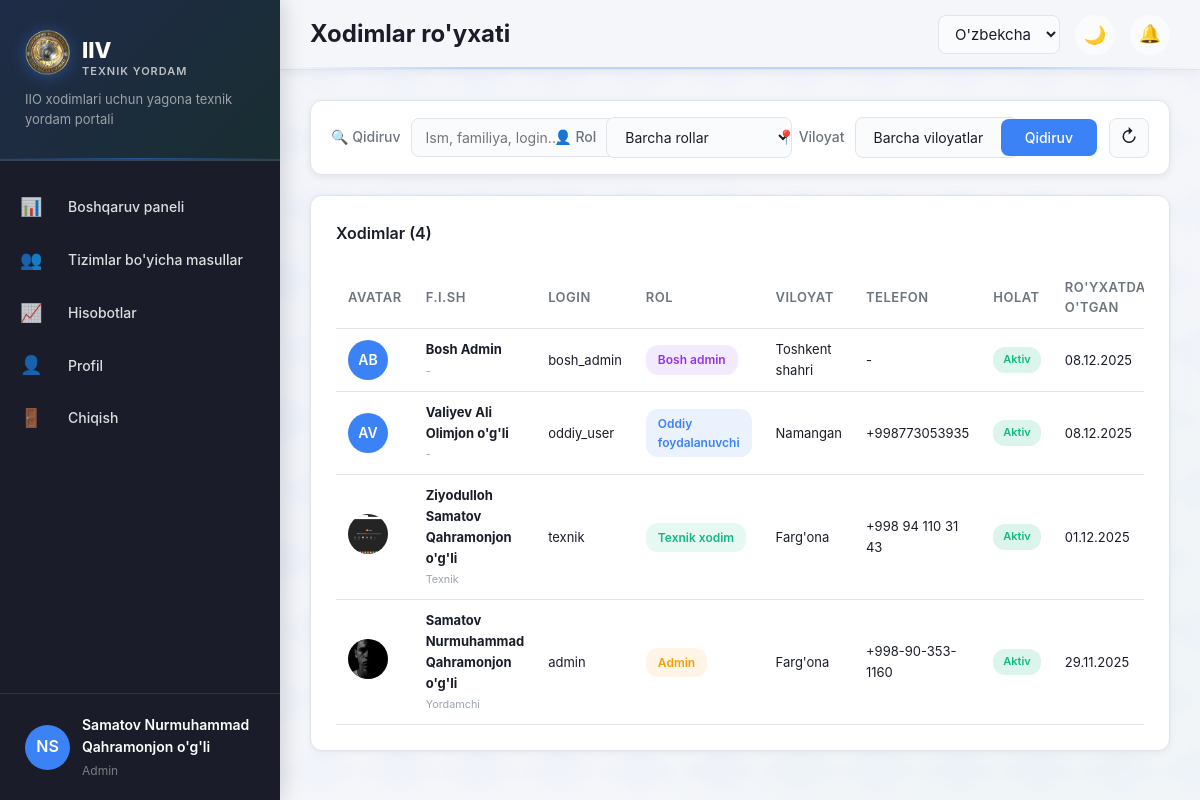
Page /tickets/users/ (signed in) on the committed database.
### accounts/models.py (models this page shows, shortened)
class User(AbstractUser):
    ROLE_CHOICES = [
        ('user', _('Oddiy foydalanuvchi')),
        ('technician', _('Texnik xodim')),
        ('admin', _('Admin')),
        ('superadmin', _('Bosh admin')),
    ]
    LANGUAGE_CHOICES = [
        ('uz', _("O'zbekcha (Lotin)")),
        ('uz-cy', _("Ўзбекча (Кирилл)")),
        ('ru', _('Русский')),
    ]
    last_name = models.CharField(max_length=150, verbose_name=_("Familiya"))
    first_name = models.CharField(max_length=150, verbose_name=_("Ism"))
    middle_name = models.CharField(max_length=150, blank=True, verbose_name=_("Sharif"))
    region = models.ForeignKey(
        Region,
        on_delete=models.SET_NULL,
        null=True,
        blank=True,
        verbose_name=_("Viloyat")
    )
    department = models.ForeignKey(
        Department,
        on_delete=models.SET_NULL,
        null=True,
        blank=True,
        verbose_name=_("Hududiy bo'lim")
    )
    position = models.CharField(max_length=200, blank=True, verbose_name=_("Lavozim"))
    phone = models.CharField(max_length=20, blank=True, verbose_name=_("Telefon"))
    role = models.CharField(
        max_length=20,
        choices=ROLE_CHOICES,
        default='user',
        verbose_name=_("Rol")
    )
    language = models.CharField(
        max_length=10,
        choices=LANGUAGE_CHOICES,
        default='uz',
        verbose_name=_("Til")
    )
    avatar = models.ImageField(
        upload_to='avatars/',
        blank=True,
        null=True,
        verbose_name=_("Avatar")
    )
    is_active = models.BooleanField(default=True, verbose_name=_("Aktiv"))
    created_at = models.DateTimeField(auto_now_add=True, verbose_name=_("Yaratilgan"))
    updated_at = models.DateTimeField(auto_now=True, verbose_name=_("O'zgartirilgan"))
    class Meta:
        verbose_name = _("Foydalanuvchi")
        verbose_name_plural = _("Foydalanuvchilar")
        ordering = ['-created_at']
    def get_full_name(self):
        parts = [self.last_name, self.first_name]
        if self.middle_name:
            parts.append(self.middle_name)
        return ' '.join(parts)
    def is_admin(self):
        return self.role in ['admin', 'superadmin']
    def is_superadmin(self):
        return self.role == 'superadmin'

class Region(models.Model):
    name = models.CharField(max_length=100, verbose_name=_("Viloyat nomi"))
    code = models.CharField(max_length=10, unique=True, verbose_name=_("Kod"))
    is_active = models.BooleanField(default=True, verbose_name=_("Faol"))
    class Meta:
        verbose_name = _("Viloyat")
        verbose_name_plural = _("Viloyatlar")
        ordering = ['name']

### tickets/views.py (the view)
    def wrapper(request, *args, **kwargs):
        if not request.user.is_admin():
            messages.error(request, _('Sizda bu sahifaga kirish huquqi yo\'q.'))
            return redirect('tickets:dashboard')
        return view_func(request, *args, **kwargs)

### tickets/views.py (called while the page is built)
def require_admin(view_func):
    def wrapper(request, *args, **kwargs):
        if not request.user.is_admin():
            messages.error(request, _('Sizda bu sahifaga kirish huquqi yo\'q.'))
            return redirect('tickets:dashboard')
        return view_func(request, *args, **kwargs)
    return wrapper

@login_required
@require_admin
def users_list(request):
    users = User.objects.all().order_by('-date_joined')
    role = request.GET.get('role')
    if role:
        users = users.filter(role=role)
    region = request.GET.get('region')
    if region:
        users = users.filter(region_id=region)
    search = request.GET.get('search')
    if search:
        users = users.filter(
            Q(first_name__icontains=search) |
            Q(last_name__icontains=search) |
            Q(username__icontains=search)
        )
    from accounts.models import Region
    all_regions = Region.objects.filter(is_active=True).order_by('name')
    context = {
        'users': users[:100],
        'all_regions': all_regions,
    }
    return render(request, 'tickets/users_list.html', context)

### templates/tickets/users_list.html (shortened to what this page needs)
{% extends 'base.html' %}
{% load static %}
{% load i18n %}
{% block page_title %}{% trans "Xodimlar ro'yxati" %}{% endblock %}
{% block content %}
<div class="card compact-filter-card">
    <form method="get" class="compact-filter-form">
        <div class="filter-inline">
            <div class="form-group-inline">
                <label class="form-label-inline">🔍 {% trans "Qidiruv" %}</label>
                <input type="text" name="search" class="form-input-inline" placeholder="{% trans 'Ism, familiya, login...' %}" value="{{ request.GET.search }}">
            </div>
            <div class="form-group-inline">
                <label class="form-label-inline">👤 {% trans "Rol" %}</label>
                <select name="role" class="form-select-inline">
                    <option value="">{% trans "Barcha rollar" %}</option>
                </select>
            </div>
            <div class="form-group-inline">
                <label class="form-label-inline">📍 {% trans "Viloyat" %}</label>
                <select name="region" class="form-select-inline">
                    <option value="">{% trans "Barcha viloyatlar" %}</option>
                </select>
            </div>
            <button type="submit" class="btn-filter">
                {% trans "Qidiruv" %}
            </button>
            <a href="{% url 'tickets:users_list' %}" class="btn-clear">
                ↻
            </a>
        </div>
    </form>
</div>
<div class="card" style="margin-top: 20px;">
    <div class="card-header">
        <h3 class="card-title">{% trans "Xodimlar" %} ({{ users.count }})</h3>
    </div>
    {% if users %}
    <div class="table-responsive">
        <table class="table">
            <thead>
                <tr>
                    <th>{% trans "Avatar" %}</th>
                    <th>{% trans "F.I.Sh" %}</th>
                    <th>{% trans "Login" %}</th>
                    <th>{% trans "Rol" %}</th>
                    <th>{% trans "Viloyat" %}</th>
                    <th>{% trans "Telefon" %}</th>
                    <th>{% trans "Holat" %}</th>
                    <th>{% trans "Ro'yxatdan o'tgan" %}</th>
                </tr>
            </thead>
            <tbody>
                {% for user_item in users %}
                <tr>
                    <td>
                        {% if user_item.avatar %}
                            <img src="{{ user_item.avatar.url }}" alt="Avatar" class="table-avatar">
                        {% else %}
                            <div class="table-avatar-placeholder">
                                {{ user_item.first_name.0 }}{{ user_item.last_name.0 }}
                            </div>
                        {% endif %}
                    </td>
                    <td>
                        <strong>{{ user_item.get_full_name }}</strong><br>
                        <small class="text-muted">{{ user_item.position|default:"-" }}</small>
                    </td>
                    <td>{{ user_item.username }}</td>
                    <td>
                        <span class="role-badge role-{{ user_item.role }}">
                            {{ user_item.get_role_display }}
                        </span>
                    </td>
                    <td>
                        {% if user_item.region %}
                            {{ user_item.region.name }}
                        {% else %}
                            <span class="text-muted">-</span>
                        {% endif %}
                    </td>
                    <td>{{ user_item.phone|default:"-" }}</td>
                    <td>
                        {% if user_item.is_active %}
                            <span class="badge badge-success">{% trans "Aktiv" %}</span>
                        {% else %}
                            <span class="badge badge-danger">{% trans "Bloklangan" %}</span>
                        {% endif %}
                    </td>
                    <td>{{ user_item.date_joined|date:"d.m.Y" }}</td>
                </tr>
                {% endfor %}
            </tbody>
        </table>
    </div>
    {% else %}
    <div class="empty-state">
        <div class="empty-icon">👥</div>
        <h3>{% trans "Xodimlar topilmadi" %}</h3>
        <p>{% trans "Qidiruv bo'yicha natija yo'q" %}</p>
    </div>
    {% endif %}
</div>
{% endblock %}

### templates/base.html (shortened to what this page needs)
{% load static %}
{% load i18n %}
<!DOCTYPE html>
<html lang="{{ LANGUAGE_CODE }}">
<head>
    <link rel="stylesheet" href="{% static 'css/style.css' %}">
    <link rel="stylesheet" href="{% static 'css/components.css' %}">
</head>
<body data-theme="light">
    <aside class="sidebar">
        <div class="sidebar-header">
            <div class="logo" style="display: flex; align-items: center; gap: 12px;">
                <img src="{% static 'images/logo1.png' %}" alt="IIV Logo" style="width: 45px; height: 45px; object-fit: contain;">
                <div class="logo-text" style="display: flex; flex-direction: column; gap: 2px;">
                    <h1 style="font-size: 22px; font-weight: 800; margin: 0; color: #ffffff; line-height: 1;">IIV</h1>
                    <span style="font-size: 11px; color: rgba(255,255,255,0.7); text-transform: uppercase; letter-spacing: 1px; font-weight: 600;">Texnik Yordam</span>
                </div>
            </div>
            <p class="sidebar-tagline">{% trans "IIO xodimlari uchun yagona texnik yordam portali" %}</p>
        </div>
        <nav class="sidebar-nav">
            {% block sidebar_menu %}
            {% if user.is_authenticated %}
                {% if user.is_admin %}
                    <a href="{% url 'tickets:admin_dashboard' %}" class="nav-item">
                        <span class="icon">📊</span>
                        <span>{% trans "Dashboard" %}</span>
                    </a>
                    <a href="{% url 'tickets:users_list' %}" class="nav-item">
                        <span class="icon">👥</span>
                        <span>{% trans "Tizimlar bo'yicha masullar" %}</span>
                    </a>
                    <a href="{% url 'reports:dashboard' %}"
                           class="nav-item {% if 'reports' in request.path %}active{% endif %}">
                            <span class="icon">📈</span>
                            <span>{% trans "Hisobotlar" %}</span>
                    </a>
                {% elif user.is_technician %}
                    <a href="{% url 'tickets:technician_tickets' %}" class="nav-item">
                        <span class="icon">📋</span>
                        <span>{% trans "Mening murojaatlarim" %}</span>
                    </a>
                {% endif %}
                <a href="{% url 'accounts:profile' %}" class="nav-item">
                    <span class="icon">👤</span>
                    <span>{% trans "Profil" %}</span>
                </a>
                <a href="{% url 'accounts:logout' %}" class="nav-item">
                    <span class="icon">🚪</span>
                    <span>{% trans "Chiqish" %}</span>
                </a>
            {% endif %}
            {% endblock %}
        </nav>
        {% if user.is_authenticated %}
        <div class="sidebar-footer">
            <div class="user-info">
                {% if user.photo %}
                    <img src="{{ user.photo.url }}" alt="Avatar" class="user-avatar">
                {% else %}
                    <div class="user-avatar-placeholder">{{ user.first_name.0 }}{{ user.last_name.0 }}</div>
                {% endif %}
                <div class="user-details">
                    <div class="user-name">{{ user.get_full_name }}</div>
                    <div class="user-role">{{ user.get_role_display }}</div>
                </div>
            </div>
        </div>
        {% endif %}
    </aside>
    <main class="main-content">
        <header class="topbar">
            <div class="topbar-left">
                <h1 class="page-title">{% block page_title %}{% trans "Dashboard" %}{% endblock %}</h1>
            </div>
            <div class="topbar-right">
                <div class="language-selector">
                    <form method="post" action="{% url 'set_language' %}" id="languageForm">
                        <select name="language" onchange="this.form.submit()" class="language-select">
                            <option value="uz" {% if request.LANGUAGE_CODE == 'uz' %}selected{% endif %}>O'zbekcha</option>
                        </select>
                    </form>
                </div>
                <button class="theme-toggle" id="themeToggle" onclick="toggleTheme()">
                    <span class="theme-icon">🌙</span>
                </button>
                {% if user.is_authenticated %}
                <div class="notifications-bell" onclick="toggleNotifications()">
                    <span class="bell-icon">🔔</span>
                </div>
                {% endif %}
            </div>
        </header>
        <div class="content-wrapper">
            {% block content %}{% endblock %}
        </div>
    </main>
</body>
</html>

### static/css/components.css (style rules this page uses)
.nav-item { display: flex; align-items: center; gap: 12px; padding: 12px 20px; color: var(--text-primary); text-decoration: none; transition: var(--transition); font-size: 14px; font-weight: 500; }
.nav-item .icon { font-size: 18px; flex-shrink: 0; }
.table-responsive { width: 100%; overflow-x: auto; -webkit-overflow-scrolling: touch; }
.text-muted { color: var(--text-muted); }
.badge { display: inline-block; padding: 4px 10px; border-radius: 12px; font-size: 12px; font-weight: 600; }
.badge-success { background: rgba(16, 185, 129, 0.15); color: var(--accent-success); }

### templates/tickets/users_list.html (style rules this page uses)
.compact-filter-card { padding: 16px 20px; margin-bottom: 20px; background: var(--bg-secondary); border: 1px solid var(--border-color); box-shadow: var(--shadow); }
.compact-filter-form { margin: 0; }
.filter-inline { display: flex; align-items: center; gap: 12px; flex-wrap: wrap; }
.form-group-inline { display: flex; align-items: center; gap: 10px; flex: 1; min-width: 200px; }
.form-label-inline { font-size: 14px; font-weight: 500; color: var(--text-secondary); white-space: nowrap; margin: 0; }
.form-input-inline, .form-select-inline { flex: 1; padding: 10px 14px; border: 1px solid var(--border-color); border-radius: var(--radius-sm); background: var(--bg-tertiary); color: var(--text-primary); font-size: 14px; transition: var(--transition); }
.btn-filter { padding: 10px 24px; background: var(--accent-primary); color: white; border: none; border-radius: var(--radius-sm); font-size: 14px; font-weight: 500; cursor: pointer; transition: var(--transition); white-space: nowrap; }
.btn-clear { width: 40px; height: 40px; border-radius: var(--radius-sm); background: var(--bg-tertiary); border: 1px solid var(--border-color); display: flex; align-items: center; justify-content: center; font-size: 18px; transition: var(--transition); text-decoration: none; color: var(--text-primary); }
.table-avatar { width: 40px; height: 40px; border-radius: 50%; object-fit: cover; }
.table-avatar-placeholder { width: 40px; height: 40px; border-radius: 50%; background: var(--accent-primary); color: white; display: flex; align-items: center; justify-content: center; font-weight: 600; font-size: 14px; }
.role-badge { display: inline-block; padding: 5px 12px; border-radius: 12px; font-size: 12px; font-weight: 600; }
.role-user { background: rgba(59, 130, 246, 0.1); color: #3b82f6; }
.role-technician { background: rgba(16, 185, 129, 0.1); color: #10b981; }
.role-admin { background: rgba(245, 158, 11, 0.1); color: #f59e0b; }
.role-superadmin { background: rgba(147, 51, 234, 0.1); color: #9333ea; }
.badge { display: inline-block; padding: 4px 10px; border-radius: 12px; font-size: 11px; font-weight: 600; }
.badge-success { background: rgba(16, 185, 129, 0.15); color: var(--accent-success); }
.card-title { font-size: 16px; font-weight: 600; margin: 0; }
.table th, .table td { padding: 10px 12px; font-size: 13px; }

### rows in the picture
User: first_name.0 "N", last_name.0 "S", get_full_name "Samatov Nurmuhammad Qahramonjon o'g'li", role "Admin", avatar (picture), position "Yordamchi", username "admin", region.name "Farg'ona", phone "+998-90-353-1160", date_joined "29.11.2025"
User: first_name.0 "A", last_name.0 "B", get_full_name "Bosh Admin", position "-", username "bosh_admin", role "Bosh admin", region.name "Toshkent shahri", phone "-", date_joined "08.12.2025"
User: first_name.0 "A", last_name.0 "V", get_full_name "Valiyev Ali Olimjon o'g'li", position "-", username "oddiy_user", role "Oddiy foydalanuvchi", region.name "Namangan", phone "+998773053935", date_joined "08.12.2025"
User: avatar (picture), get_full_name "Ziyodulloh Samatov Qahramonjon o'g'li", position "Texnik", username "texnik", role "Texnik xodim", region.name "Farg'ona", phone "+998 94 110 31 43", date_joined "01.12.2025"

### other values in the picture
{{ users.count }} "4"
